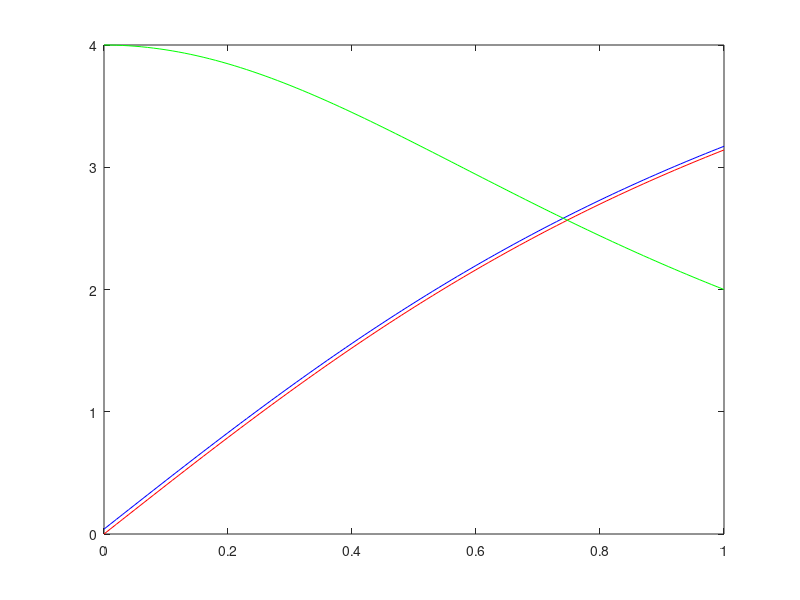

MATLAB code to generate this figure:
x = 0:0.01:1;
R = 4*atan(x);
f = 4./(1+x.^2);
NI = x;
sum = 0;
for t = 1:101
    NI(t) = sum+f(t)*0.01;
    sum = NI(t);
end
plot(x,R,'r',x,NI,'b',x,f,'g');